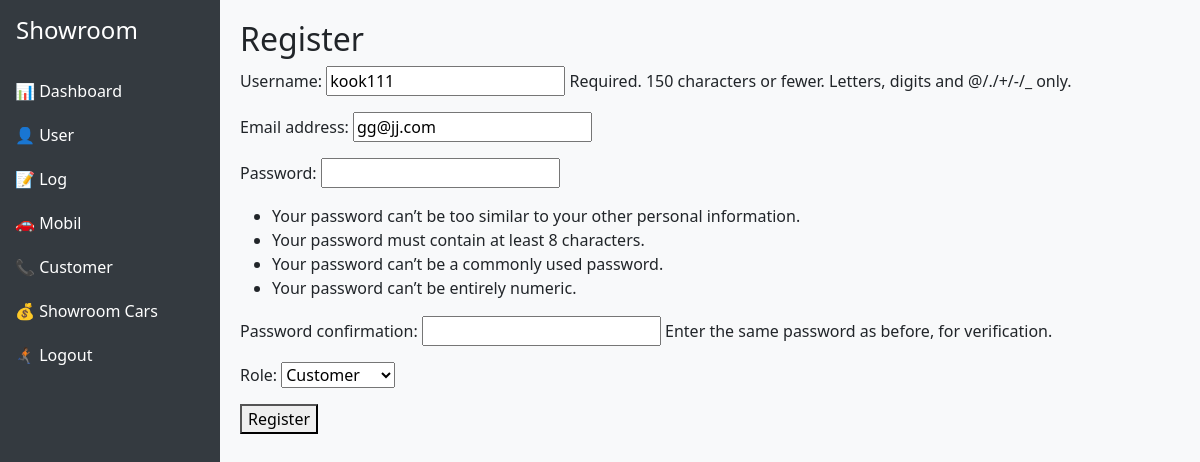
Screenshot of /users/update/9/ (signed in) with the database file from the repository.
### users/models.py (models this page shows, shortened)
class User(AbstractUser):
    ROLE_CHOICES = (
        ("admin", "Admin"),
        ("salesperson", "Salesperson"),
        ("customer", "Customer"),
    )
    role = models.CharField(max_length=20, choices=ROLE_CHOICES, default="customer")

### cars/views.py (the view)
    def wrapper(request, *args, **kwargs):
        if request.user.is_authenticated and (request.user.is_superuser or request.user.role in ["admin"]):
            return view_func(request, *args, **kwargs)
        return redirect("carList")

### users/forms.py
class CustomUserCreationForm(UserCreationForm):
    class Meta:
        model = User
        fields = ['username','email','password1','password2','role']

### cars/views.py (called while the page is built)
def admin_required(view_func):
    def wrapper(request, *args, **kwargs):
        if request.user.is_authenticated and (request.user.is_superuser or request.user.role in ["admin"]):
            return view_func(request, *args, **kwargs)
        return redirect("carList")
    return wrapper

### users/views.py (called while the page is built)
@admin_required
def update_user_view(request, user_id):
    user = get_object_or_404(User, id=user_id)
    if request.method == 'POST':
        form = CustomUserCreationForm(request.POST, request.FILES, instance=user)
        if form.is_valid():
            form.save()
            return redirect('user_list')
        else:
            logger.error("Form submission failed: %s", form.errors)
    else:
        form = CustomUserCreationForm(instance=user)
    context = {
        'form': form
    }
    return render(request, 'users/register.html',context=context)

### users/templates/users/register.html (shortened to what this page needs)
{% extends "base.html" %}
{% block content %}
<h2>Register</h2>
  <form method="post">
      {{ form.as_p }}
      <button type="submit">Register</button>
  </form>
{% endblock %}

### templates/base.html (style rules this page uses)
body { min-height: 100vh; display: flex; }

### rows the page displays
User: username "kook111", email "gg@jj.com", role "Customer"
